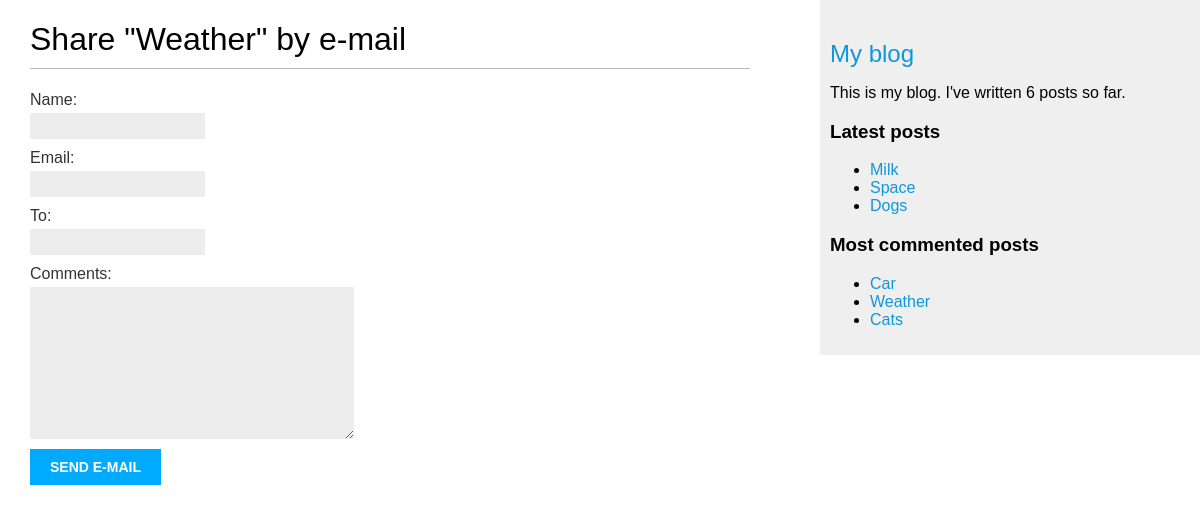
/blog/2/share/, run on an earlier commit of the app's database.
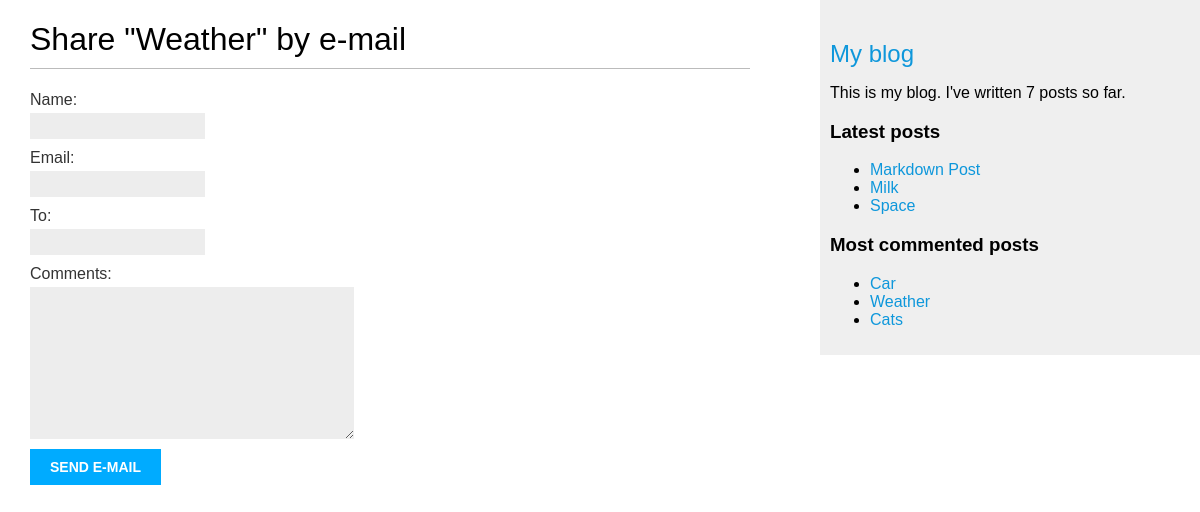
And on a later commit of the database.
### blog/models.py (models this page shows, shortened)
class Post(models.Model):
    class Status(models.TextChoices):
        DRAFT = 'DF', 'Draft'
        PUBLISHED = 'PB', 'Published'
    title = models. CharField(max_length=250)
    slug = models.SlugField(max_length=250, unique_for_date='publish') # при использовании параметра unique_for_date поле slug должно быть уникальным для даты, сохраненной в поле publish
    author = models.ForeignKey(User, on_delete=models.CASCADE, related_name='blog_posts') #related_name, чтобы указывать имя обратной связи, от User к Post - user.blog_posts
    body = models.TextField()
    publish = models.DateTimeField(default=timezone.now)
    created = models.DateTimeField(auto_now_add=True)
    updated = models.DateTimeField(auto_now=True)
    status = models.CharField(max_length=2, choices=Status.choices, default=Status.DRAFT)
    tags = TaggableManager()
    objects = models.Manager() # менеджер, применяемый по умолчанию
    published = PublishedManager() # конкретно-прикладной менеджер
    class Meta:
        ordering = ['-publish']
        indexes = [
            models.Index(fields=['-publish']),
        ]
    def get_absolute_url(self):
        return reverse('blog:post_detail',
                       args=[self.publish.year,
                             self.publish.month,
                             self.publish.day,
                             self.slug])

### blog/views.py (the view)
# urls.py: path('<int:post_id>/share/', views.post_share, name='post_share'),
def post_share(request, post_id):
    post = get_object_or_404(Post, id=post_id, status=Post.Status.PUBLISHED)
    sent = False
    if request.method == 'POST':
        form = EmailPostForm(request.POST)
        if form.is_valid():
            cd = form.cleaned_data
            post_url = request.build_absolute_uri(post.get_absolute_url())
            subject = f"{cd['name']} recommends you read {post.title}"
            message = f"Read {post.title} at {post_url}\n\n {cd['name']}\'s comments: {cd['comments']}"
            send_mail(subject, message, 'your_account@gmail.com', [cd['to']])
            sent = True
    else:
        form = EmailPostForm()
    return render(request, 'blog/post/share.html', {'post': post,'form': form, 'sent': sent})

### blog/forms.py
class EmailPostForm(forms.Form):
    name = forms.CharField(max_length=25)
    email = forms.EmailField()
    to = forms.EmailField()
    comments = forms.CharField(required=False, widget=forms.Textarea)

### blog/models.py (called while the page is built)
    def get_queryset(self):
        return super().get_queryset().filter(status=Post.Status.PUBLISHED)

### blog/templatetags/blog_tags.py (called while the page is built)
@register.simple_tag
def total_posts():
    return Post.published.count()

@register.inclusion_tag('blog/post/latest_posts.html')
def show_latest_posts(count=5):
    latest_posts = Post.published.order_by('-publish')[:count]
    return {'latest_posts': latest_posts}

@register.simple_tag
def get_most_commented_posts(count=3):
    return Post.published.annotate(total_comments=Count('comments')).order_by('-total_comments')[:count]

### blog/templates/blog/post/share.html (shortened to what this page needs)
<!DOCTYPE html>
{% extends "blog/base.html" %}
{% block content %}
    {% if sent %}
        <h1>E-mail successfully sent</h1>
        <p>"{{ post.title }}" was successfully sent to {{ form.cleaned_data.to }}.</p>
    {% else %}
        <h1>Share "{{ post.title }}" by e-mail</h1>
        <form method="post">
            {{ form.as_p }}
            <input type="submit" value="Send e-mail">
        </form>
    {% endif %}
{% endblock %}

### blog/templates/blog/base.html (shortened to what this page needs)
<!DOCTYPE html>
{% load blog_tags %}
{% load static %}
<html>
<head>
    <link href="{% static 'css/blog.css' %}" rel="stylesheet">
</head>
<body>
    <div id="content">
        {% block content %}
        {% endblock %}
    </div>
    <div id="sidebar">
        <h2><a href="{% url 'blog:post_list' %}">My blog</a></h2>
        <p>This is my blog. I've written {% total_posts %} posts so far.</p>
        <h3>Latest posts</h3>
        {% show_latest_posts 3 %}
        <h3>Most commented posts</h3>
        {% get_most_commented_posts as most_commented_posts %}
        <ul>
            {% for post in most_commented_posts %}
                <li>
                    <a href="{{ post.get_absolute_url }}">{{ post.title }}</a>
                </li>
            {% endfor %}
        </ul>
    </div>
</body>
</html>

### blog/templates/blog/post/latest_posts.html
<!DOCTYPE html>
<ul>
    {% for post in latest_posts %}
        <li>
            <a href="{{ post.get_absolute_url }}">{{ post.title }}</a>
        </li>
    {% endfor %}
</ul>

What changed in the data, as far as the page shows it:
no longer on this page (row unchanged): Post: title "Dogs", shown under "Latest posts"
added Post: title "Markdown Post", shown under "Latest posts"
Also different on the page:
text no longer shown: "6"
text now shown: "7"
